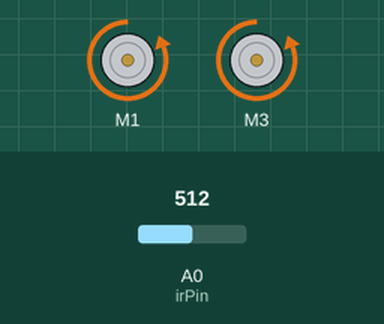
Recording of a sketch running on a simulated Arduino Uno, built with avr-gcc and run on an emulated ATmega328P. Parts: 2 × DC motor (green arrow = forward, orange = backward, longer = faster). The test bench sets the inputs (shaded band); at power-on: A0 (irPin) = 512.

Above: at 1.2 s.
1.3 s: A0 (irPin) set to 550
2.8 s: A0 (irPin) set to 577
At 4.8 s:
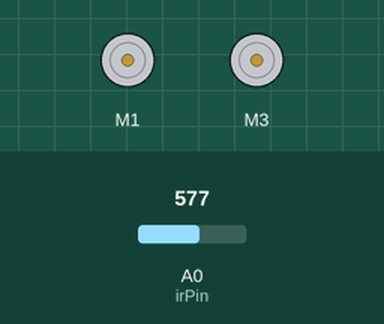
5.8 s: A0 (irPin) set to 306
At 8.3 s:
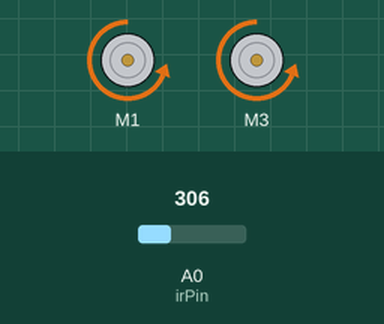
8.8 s: A0 (irPin) set to 289
At 8.96 s:
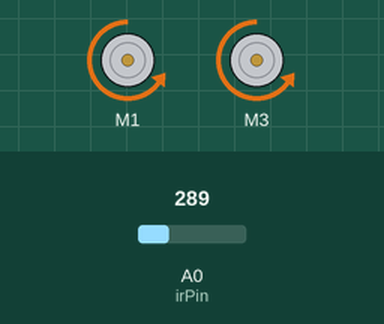
11.8 s: A0 (irPin) set to 245
At 13.7 s:
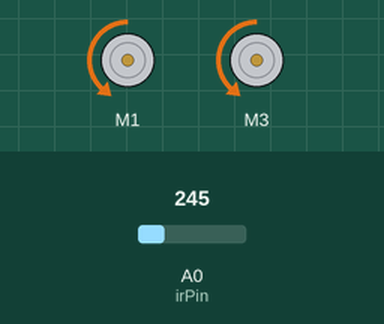
14.8 s: A0 (irPin) set to 511
Timing chart, 0 to 26.5 s (numbered marks = the images above; inputs shaded):
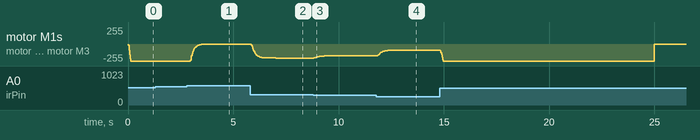

The sketch:

evasion_main.ino
```cpp
// main.ino
#include <TimerOne.h>
#include <Wire.h>
#include <Adafruit_MotorShield.h>
#include "utility/Adafruit_MS_PWMServoDriver.h"

#define irPin A0
#define zetaPin A1
#define wnPin A2

Adafruit_MotorShield AFMS = Adafruit_MotorShield();
Adafruit_DCMotor *mL = AFMS.getMotor(1);
Adafruit_DCMotor *mR = AFMS.getMotor(3);

// control parameters
float u = 0, u_1 = 0, u_2 = 0; // Current control and past control values
float e = 0, e_1 = 0, e_2 = 0; // Current error and past error values
float si = 0, si_1 = 0; // Raw sensor current and past value
float so = 0, so_1 = 0; // Filtered sensor current and past value
float setDist = 0.6; // Equilibrium Distance

// IR sensor parameters
float irReading, irV, invD; // IR Sensor reading, voltage, and inverse of distance
int dist; // IR Sensor distance in centimeters

// DC motor parameters
int nDcV; // Analalog Motor voltage (0 to 255)
float zeta = 0.707; // Desired Closed Loop Damping Ratio
float wn = 3; // Desired Closed Loop Natural Frequency
float wc = 21.0; // Filter Cut-off frequency
float M = 0.1728; // Plant Parameter
float C = 16.9778;  // Plant Parameter
float k, A, B, theta, alpha, beta, gamma, phi; // controller parameters
float T = 0.01; // Sampling period
float Ce_2, Ce_1, Ce, Cu_2, Cu_1; // Control Law coefficients
float Csi, Csi_1, Cso_1; // Filter coefficients

int zetaRead, wnRead; // Analog value from Pots (0 to 1023)
float zetaPose, wnPose; // Pot Positions (0 to 100%)

void setup() {
  Serial.begin(9600);

  /* Potentiometers are used to set the desired closed loop damping ratio
  and natural frequency. Zeta: 0.4 to 1.0; Wn: 2 to 7 rad/sec */
  zetaRead = analogRead(zetaPin);
  wnRead = analogRead(wnPin);
  zetaPose = zetaRead / 1023.0;
  wnPose = wnRead / 1023.0;
  zeta = 0.4 + zetaPose*0.6;
  wn = 2 + wnPose*5;
  /* The controller paramters A, B, and k are solved for as a function
  of the desired closed loop damping ratio and natural frequency. */
  phi = wn*wn;
  gamma = 2.0*zeta*wn;
  alpha = 10.0*wn;
  theta = M;
  B = ( theta*(phi+alpha*gamma) - theta*(alpha+gamma)*phi*alpha/(phi+alpha*gamma) + C*theta*phi*alpha/(M*(phi+alpha*gamma)) - C*(theta*(gamma+alpha)-C)/M ) / ( M + C*C/(M*(phi+alpha*gamma)) - (alpha+gamma)*C/(phi+alpha*gamma) );
  A = (theta*(gamma+alpha) - C)/M - theta*phi*alpha/(M*(phi+alpha*gamma)) + C/(M*(phi+alpha*gamma))*B;
  beta = -phi*alpha/(phi+alpha*gamma) + C/(theta*(phi+alpha*gamma))*B;
  k = M*alpha*phi*beta;

  /* The continuous time controller is discretized using Tustin's transformation.
  The following are coefficients associated with the error and plant input (voltage) values*/
  Ce_2 = k*T*T/(4.0 + 2.0*A*T + B*T*T);
  Ce_1 = 2.0*Ce_2;
  Ce = Ce_2;
  Cu_2 = -(4.0 - 2.0*A*T + B*T*T)/(4.0 + 2.0*A*T + B*T*T);
  Cu_1 = -(2.0*B*T*T - 8.0)/(4.0 + 2.0*A*T + B*T*T);

  /* The continuous time filter is discretized using Tustin's transformation.
  The following are coefficients associated with the raw data and the previous filtered data*/
  Csi = wc*T/(wc*T+2.0);
  Csi_1 = Csi;
  Cso_1 = -(wc*T-2.0)/(wc*T+2.0);

  Timer1.initialize(10000);
  Timer1.attachInterrupt(isr);
  pinMode(irPin, INPUT);
  AFMS.begin(); // Adafruit MotorShield
}

void loop() {
  driveMotors(u, mL, mR); // u = DC Voltage; // Drive the Motors with the Control Law
  if (millis() > 25000) {
    mL->setSpeed(RELEASE);
    mR->setSpeed(RELEASE);
    while(1);
  }
}

  /* Get Distance Reads the sensor (0 to 1024 analog), converts the reading to voltage,
 and then calculates the inverse distance based on the manufacturer calibration.
 The distance (in cm) is then determined. */
int getDistance() {
  irReading = analogRead(irPin);
  irV = irReading / 1024.0 * 5;
  /* The calibration is done with 3 linear regions from 0.5 V to 2.75 V */
  if (irV >= 0.5 && irV < 2) {
    invD = 0.017 * irV - 0.001;
  } else if (irV >= 2 && irV < 2.55) {
    invD = 0.030303 * irV - 0.0272727;
  } else if (irV >= 2.55 && irV < 2.75) {
    invD = 0.0833333 * irV - 0.1625;
  } else {                  // if irV < 0.5 || irV > 2.75
    invD = 0.01 / setDist;  // Set the robot in equilibrium if sensor reading is out of range.
  }
  dist = int(1 / invD);
  return dist;
}


/* driveMotors writes the DC voltage to both left and right motors.
If the voltage is out of range, the motor is saturated. */
void driveMotors(float dcV, Adafruit_DCMotor *mL, Adafruit_DCMotor *mR) {
  nDcV = int (dcV / 12 * 255); // normalized magnitude (0 to 255 analog)
  if (nDcV >= 0 && nDcV <= 255) { // If Voltage is +0 to +12 V
    mL->run(FORWARD);
    mR->run(FORWARD);
    mL->setSpeed(nDcV);
    mR->setSpeed(nDcV);
  } else if (nDcV < 0 && nDcV >= -255) {  // If Voltage is -0 to -12 V
    mL->run(BACKWARD);
    mR->run(BACKWARD);
    mL->setSpeed(-nDcV);
    mR->setSpeed(-nDcV);
  } else if (nDcV > 255) {  // If Voltage is Positive Saturated
    mL->run(FORWARD);
    mR->run(FORWARD);
    mL->setSpeed(255);
    mR->setSpeed(255);
  } else if (nDcV < -255) { // If Voltage is Negative Saturated
    mL->run(BACKWARD);
    mR->run(BACKWARD);
    mL->setSpeed(255);
    mR->setSpeed(255);
  }
}


/* In the ISR, the sensor is filtered and the control law is determined. */
void isr(){
  si = 0.01 * getDistance(); // Get distance, convert to meters
  so = Csi*si + Csi_1*si_1 + Cso_1*so_1; // Filter Sensor Reading
  e = -(setDist - so); // Calculate Error
  u = Ce_2*e_2 + Ce_1*e_1 + Ce*e + Cu_2*u_2 + Cu_1*u_1; // Controller
  /* Book Keeping */
  so_1 = so;
  si_1 = si;
  u_2 = u_1;
  u_1 = u;
  e_2 = e_1;
  e_1 = e;
}
```

Measured:
- the behaviour switches between 563 and 564 on A0 (irPin) (found by bisection; images 0 and 1)
- after the input at 1.3 s, every drawn part: stays the same
- after the input at 2.8 s, motor M1, motor M3: moves from backward 255/255 to stopped over 0.79 s, starting after 0.16 s
- after the input at 5.8 s, motor M1, motor M3: moves from stopped to backward 210/255 over 1.2 s, starting at once
- after the input at 8.8 s, motor M1, motor M3: moves from backward 210/255 to backward 178/255 over 0.67 s, starting at once
- after the input at 11.8 s, motor M1, motor M3: moves from backward 178/255 to backward 94/255 over 0.79 s, starting at once
